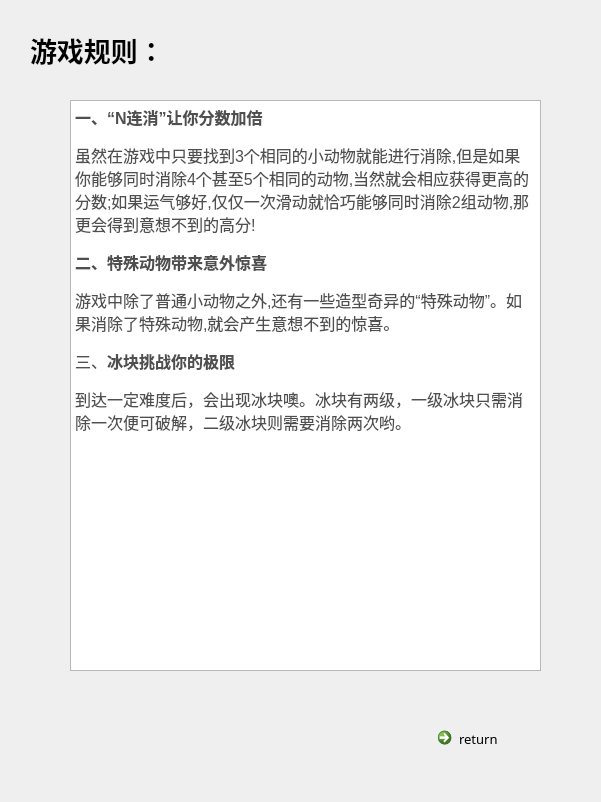
<?xml version="1.0" encoding="UTF-8"?>
<ui version="4.0">
 <class>m_instruction</class>
 <widget class="QWidget" name="m_instruction">
  <property name="geometry">
   <rect>
    <x>0</x>
    <y>0</y>
    <width>601</width>
    <height>802</height>
   </rect>
  </property>
  <property name="windowTitle">
   <string>Form</string>
  </property>
  <widget class="QLabel" name="label">
   <property name="geometry">
    <rect>
     <x>30</x>
     <y>30</y>
     <width>191</width>
     <height>41</height>
    </rect>
   </property>
   <property name="font">
    <font>
     <family>幼圆</family>
    </font>
   </property>
   <property name="text">
    <string>&lt;html&gt;&lt;head/&gt;&lt;body&gt;&lt;p&gt;&lt;span style=&quot; font-size:20pt; font-weight:600;&quot;&gt;游戏规则：&lt;/span&gt;&lt;/p&gt;&lt;/body&gt;&lt;/html&gt;</string>
   </property>
  </widget>
  <widget class="QTextBrowser" name="textBrowser">
   <property name="geometry">
    <rect>
     <x>70</x>
     <y>100</y>
     <width>471</width>
     <height>571</height>
    </rect>
   </property>
   <property name="html">
    <string>&lt;!DOCTYPE HTML PUBLIC &quot;-//W3C//DTD HTML 4.0//EN&quot; &quot;http://www.w3.org/TR/REC-html40/strict.dtd&quot;&gt;
&lt;html&gt;&lt;head&gt;&lt;meta name=&quot;qrichtext&quot; content=&quot;1&quot; /&gt;&lt;style type=&quot;text/css&quot;&gt;
p, li { white-space: pre-wrap; }
&lt;/style&gt;&lt;/head&gt;&lt;body style=&quot; font-family:'SimSun'; font-size:9pt; font-weight:400; font-style:normal;&quot;&gt;
&lt;p style=&quot; margin-top:0px; margin-bottom:0px; margin-left:0px; margin-right:0px; -qt-block-indent:0; text-indent:0px;&quot;&gt;&lt;span style=&quot; font-family:'宋体'; font-size:12pt; font-weight:600; color:#504f4f;&quot;&gt;一、“N连消”让你分数加倍&lt;/span&gt;&lt;/p&gt;
&lt;p style=&quot; margin-top:14px; margin-bottom:14px; margin-left:0px; margin-right:0px; -qt-block-indent:0; text-indent:0px;&quot;&gt;&lt;span style=&quot; font-family:'宋体'; font-size:12pt; color:#504f4f;&quot;&gt;虽然在游戏中只要找到3个相同的小动物就能进行消除,但是如果你能够同时消除4个甚至5个相同的动物,当然就会相应获得更高的分数;如果运气够好,仅仅一次滑动就恰巧能够同时消除2组动物,那更会得到意想不到的高分!&lt;/span&gt;&lt;/p&gt;
&lt;p style=&quot; margin-top:14px; margin-bottom:14px; margin-left:0px; margin-right:0px; -qt-block-indent:0; text-indent:0px;&quot;&gt;&lt;span style=&quot; font-family:'宋体'; font-size:12pt; font-weight:600; color:#504f4f;&quot;&gt;二、特殊动物带来意外惊喜&lt;/span&gt;&lt;/p&gt;
&lt;p style=&quot; margin-top:14px; margin-bottom:14px; margin-left:0px; margin-right:0px; -qt-block-indent:0; text-indent:0px;&quot;&gt;&lt;span style=&quot; font-family:'宋体'; font-size:12pt; color:#504f4f;&quot;&gt;游戏中除了普通小动物之外,还有一些造型奇异的“特殊动物”。如果消除了特殊动物,就会产生意想不到的惊喜。&lt;/span&gt;&lt;/p&gt;
&lt;p style=&quot; margin-top:14px; margin-bottom:14px; margin-left:0px; margin-right:0px; -qt-block-indent:0; text-indent:0px;&quot;&gt;&lt;span style=&quot; font-family:'宋体'; font-size:12pt; color:#504f4f;&quot;&gt;三、&lt;/span&gt;&lt;span style=&quot; font-family:'宋体'; font-size:12pt; font-weight:600; color:#504f4f;&quot;&gt;冰块挑战你的极限&lt;/span&gt;&lt;/p&gt;
&lt;p style=&quot; margin-top:14px; margin-bottom:14px; margin-left:0px; margin-right:0px; -qt-block-indent:0; text-indent:0px;&quot;&gt;&lt;span style=&quot; font-family:'宋体'; font-size:12pt; color:#504f4f;&quot;&gt;到达一定难度后，会出现冰块噢。冰块有两级，一级冰块只需消除一次便可破解，二级冰块则需要消除两次哟。&lt;/span&gt;&lt;/p&gt;&lt;/body&gt;&lt;/html&gt;</string>
   </property>
  </widget>
  <widget class="QCommandLinkButton" name="returnButton">
   <property name="geometry">
    <rect>
     <x>430</x>
     <y>720</y>
     <width>161</width>
     <height>41</height>
    </rect>
   </property>
   <property name="font">
    <font>
     <family>Algerian</family>
     <pointsize>10</pointsize>
     <weight>50</weight>
     <italic>false</italic>
     <bold>false</bold>
    </font>
   </property>
   <property name="styleSheet">
    <string notr="true">font: 10pt &quot;Algerian&quot;;</string>
   </property>
   <property name="text">
    <string>return</string>
   </property>
  </widget>
 </widget>
 <resources/>
 <connections/>
</ui>
